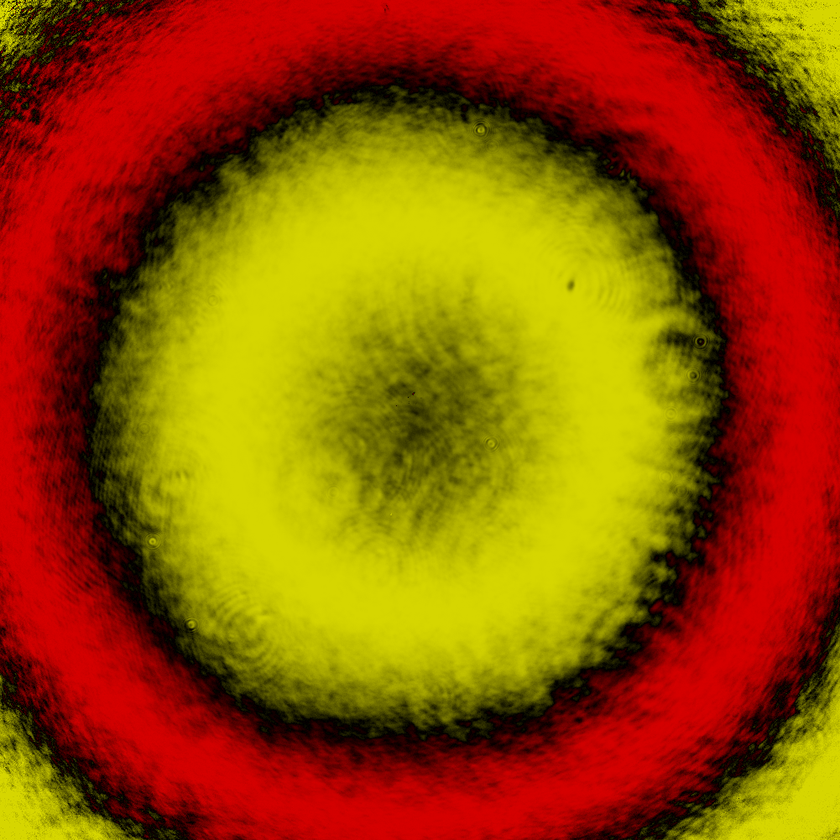
#> input picture src/Cameron/r_matrix_37_avg_10.png, 840 x 840 px, shrunk from 1001 x 1001 before the run
$ python denoise.py
#> lines starting #> are read from the running program, lines starting #| are printed output that depends on the picture
import numpy as np
import matplotlib.pyplot as plt
from scipy import fftpack
import cv2
im = cv2.imread('r_matrix_37_avg_10.png')
#> im is the input picture: shape (840, 840, 3); mean B, G, R 0, 79, 148.9
im = cv2.cvtColor(im, cv2.COLOR_BGR2GRAY)
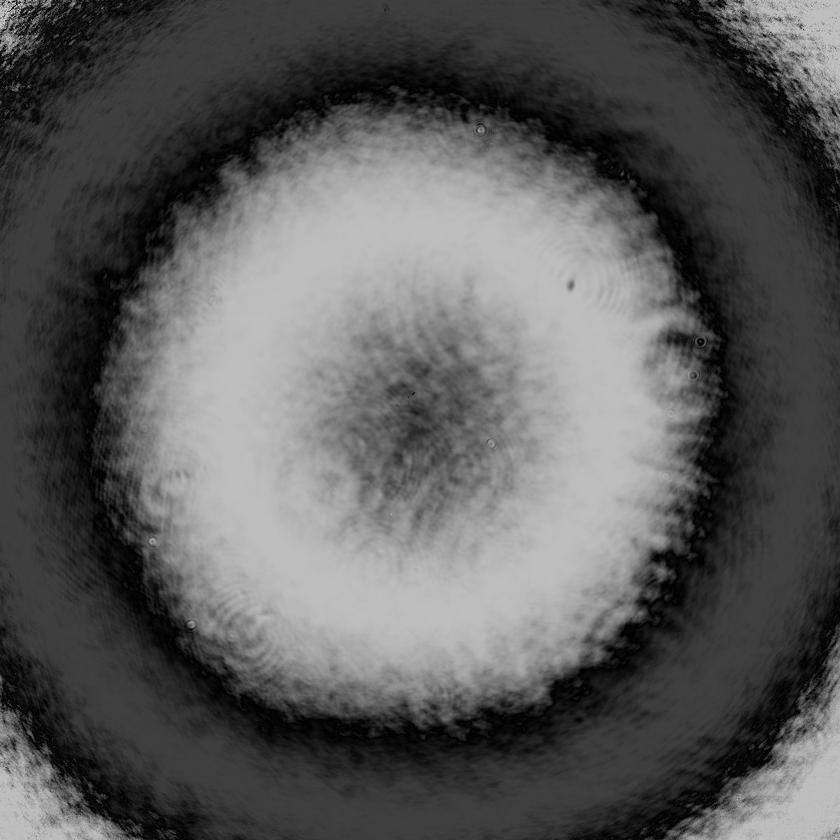
#> im: shape (840, 840); min 0, max 213, mean 90.9
im_fft = fftpack.fft2(im)
# Show the results
def plot_spectrum(im_fft):
    from matplotlib.colors import LogNorm
    # A logarithmic colormap
    plt.imshow(np.abs(im_fft), norm=LogNorm(vmin=5))
    # plt.colorbar()
# In the lines following, we'll make a copy of the original spectrum and
# truncate coefficients.
# Define the fraction of coefficients (in each direction) we keep
keep_fraction = 0.03
# keep_fraction = 1
# Call ff a copy of the original transform. Numpy arrays have a copy
# method for this purpose.
im_fft2 = im_fft.copy()
# Set r and c to be the number of rows and columns of the array.
r, c = im_fft2.shape
#> r = 840; c = 840
# Set to zero all rows with indices between r*keep_fraction and
# r*(1-keep_fraction):
im_fft2[int(r*keep_fraction):int(r*(1-keep_fraction))] = 0
# Similarly with the columns:
im_fft2[:, int(c*keep_fraction):int(c*(1-keep_fraction))] = 0
# Reconstruct the denoised image from the filtered spectrum, keep only the
# real part for display.
im_new = fftpack.ifft2(im_fft2).real
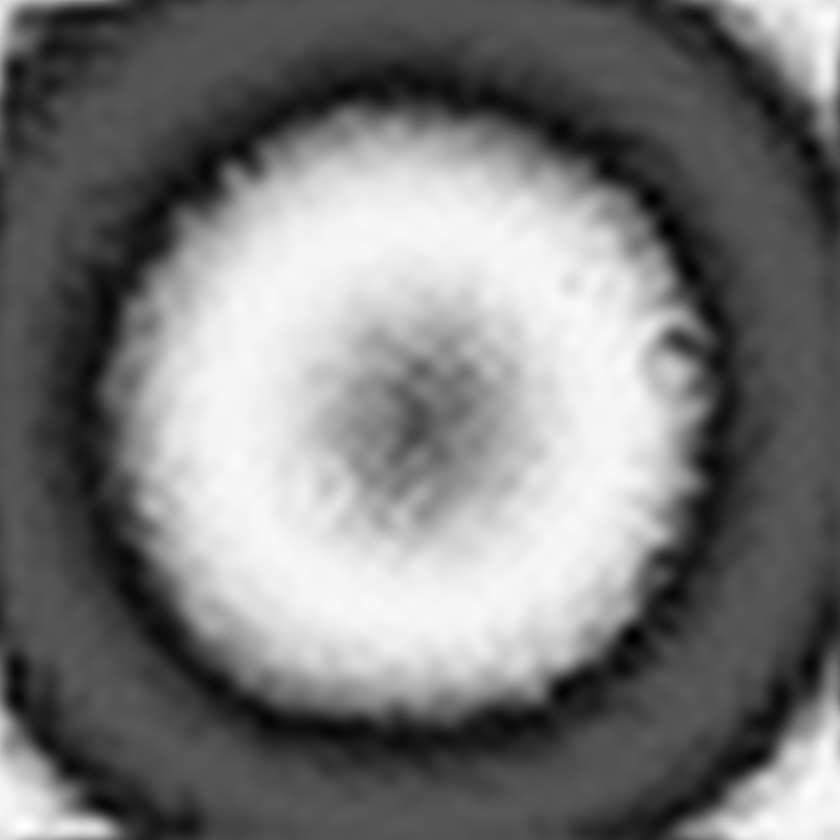
#> im_new: shape (840, 840) float64; min -6.94, max 197, mean 90.9; drawn with min black and max white
plt.figure()
plt.imshow(im_new, plt.cm.gray)
plt.title('Reconstructed Image')
plt.show()
